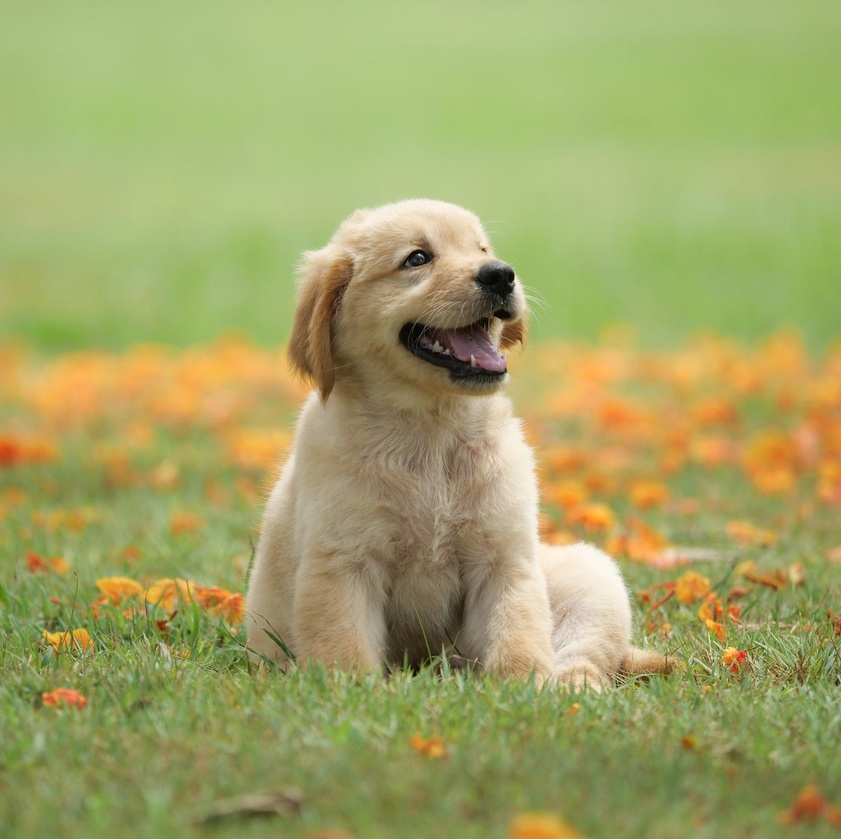
#> input picture lab-session/03-edge-and-region/data/dog1.jpg, 841 x 839 px, shrunk from 1200 x 1197 before the run
$ python 01_sobel_canny_log.py   (older library calls are emulated)
#> lines starting #> are read from the running program, lines starting #| are printed output that depends on the picture; after the words box and inside, x2 and y2 are one past the last pixel; in counts of white or black regions, pixels touching at a corner belong together
from pathlib import Path
import sys

import cv2
import numpy as np


BASE_DIR = Path(__file__).resolve().parents[1]
DATA_DIR = BASE_DIR / "data"
OUTPUT_DIR = BASE_DIR / "outputs"
OUTPUT_DIR.mkdir(exist_ok=True)


def main() -> None:
    image_path = DATA_DIR / "dog1.jpg"
    gray = cv2.imread(str(image_path), cv2.IMREAD_GRAYSCALE)
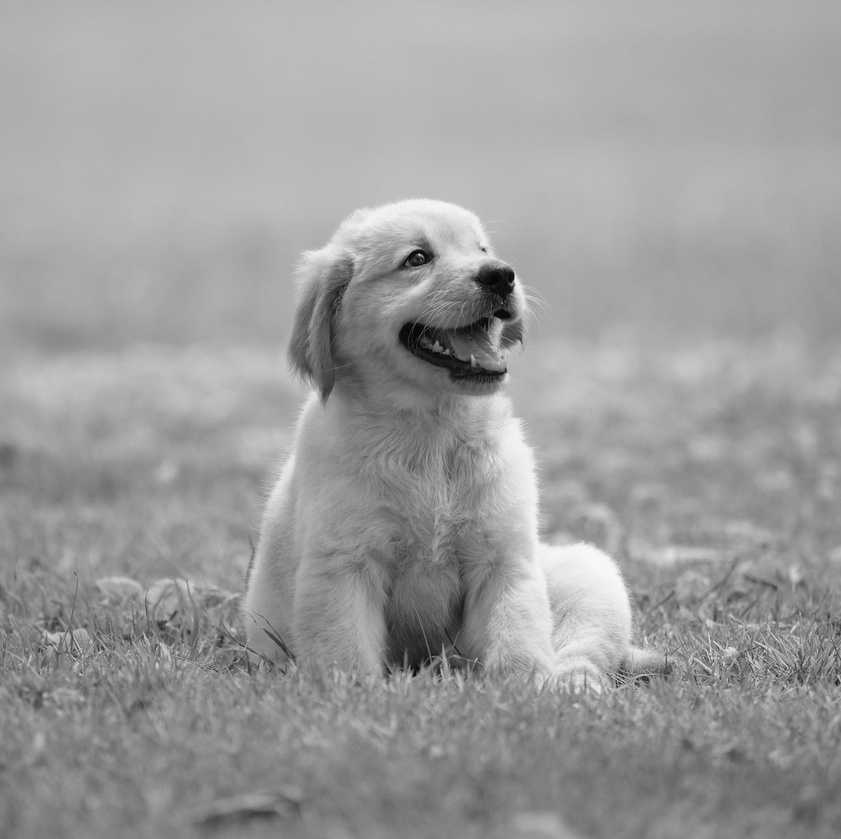
#> gray: shape (839, 841); min 0, max 250, mean 156.5

    if gray is None:
        sys.exit(f"Could not open image: {image_path}")

    grad_x = cv2.Sobel(gray, cv2.CV_32F, 1, 0, ksize=3)
    grad_y = cv2.Sobel(gray, cv2.CV_32F, 0, 1, ksize=3)
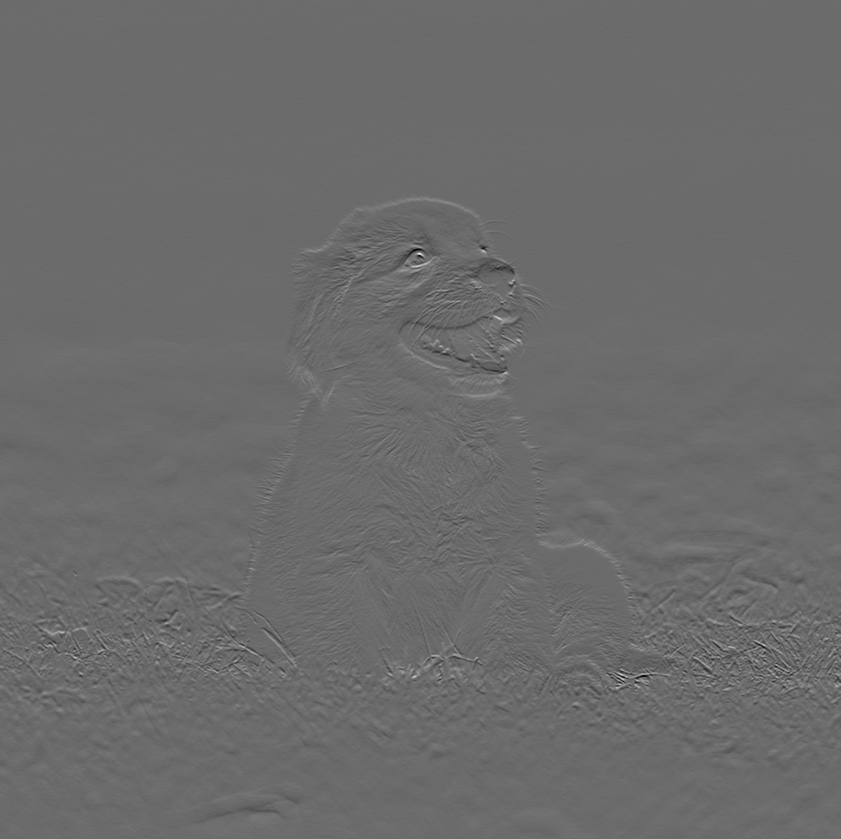
#> grad_y: shape (839, 841) float32; min -556, max 762, mean -0.5; drawn with min black and max white
    sobel_x = cv2.convertScaleAbs(grad_x)
    sobel_y = cv2.convertScaleAbs(grad_y)
    sobel_mag = cv2.addWeighted(sobel_x, 0.5, sobel_y, 0.5, 0)
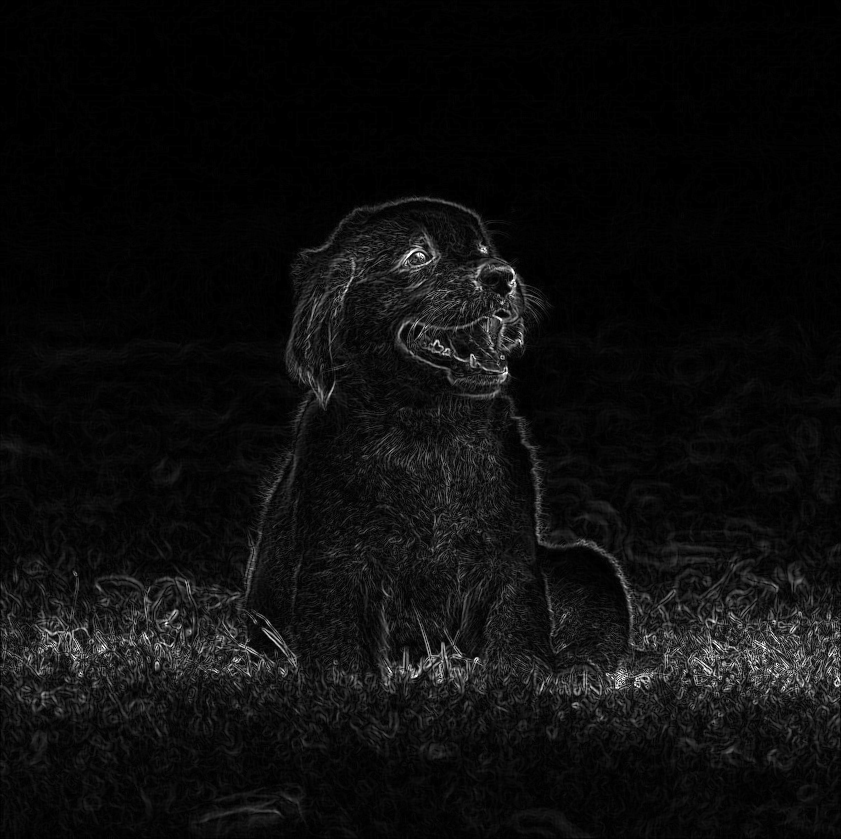
#> sobel_mag: shape (839, 841); min 0, max 255, mean 13.5

    canny = cv2.Canny(gray, 100, 200)
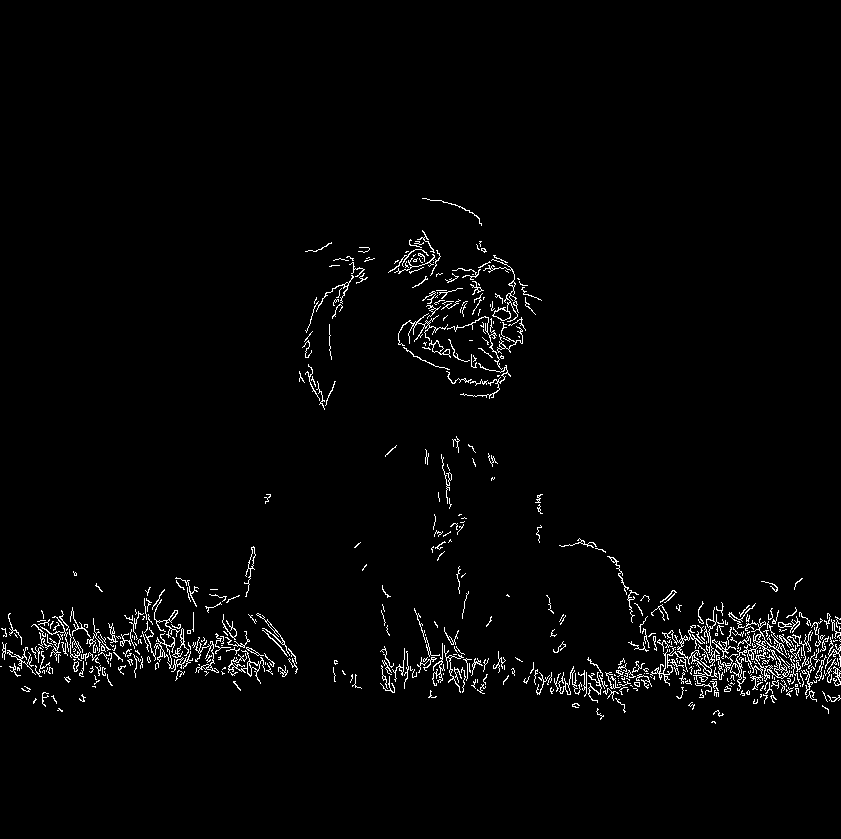
#> canny: shape (839, 841); 2.2% white in thin lines or dots, all inside (x1, y1, x2, y2) = (0, 198, 841, 724)

    blurred = cv2.GaussianBlur(gray, (3, 3), 0.1)
    log = cv2.Laplacian(blurred, cv2.CV_64F)
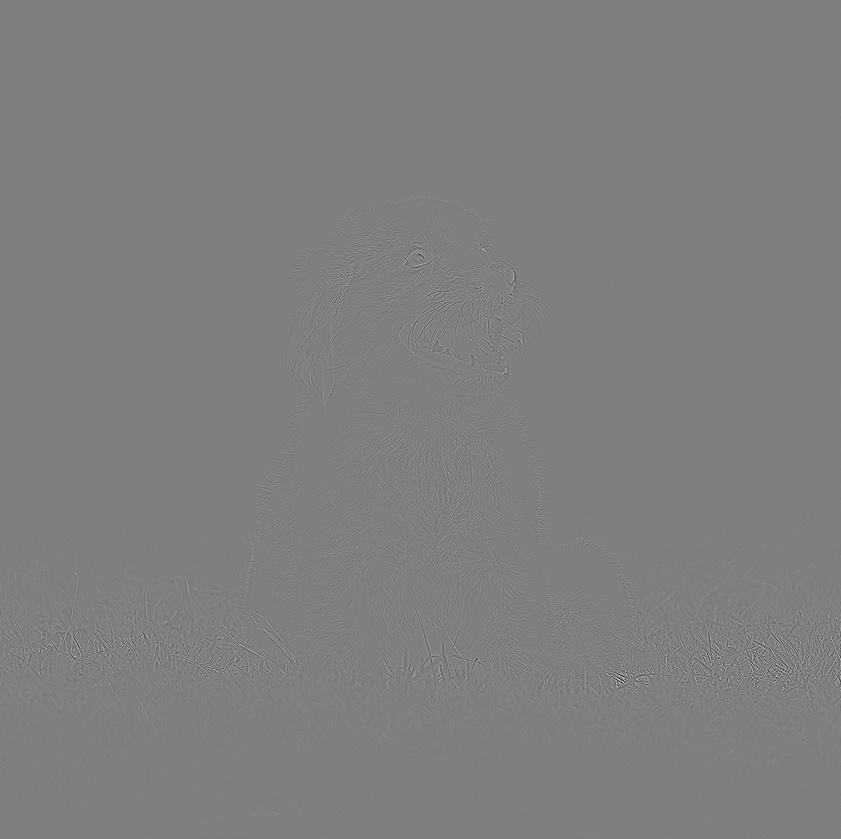
#> log: shape (839, 841) float64; min -416, max 415, mean 0; drawn with min black and max white
    log = np.uint8(np.absolute(log))
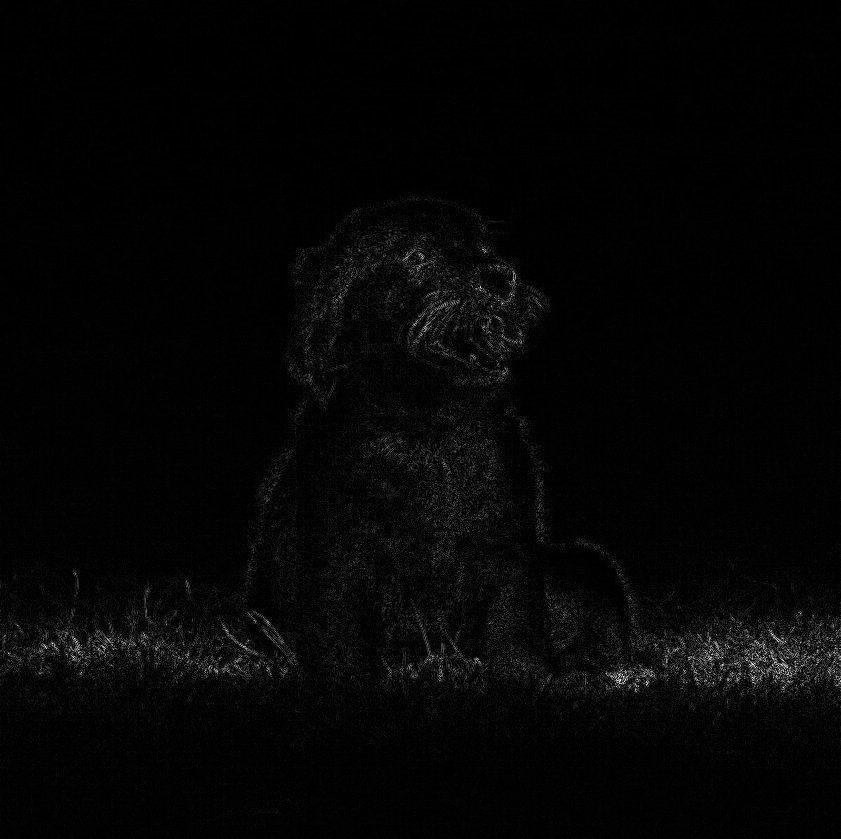
#> log: shape (839, 841); min 0, max 248, mean 5.2

    canvas = np.hstack([gray, sobel_mag, canny, log])
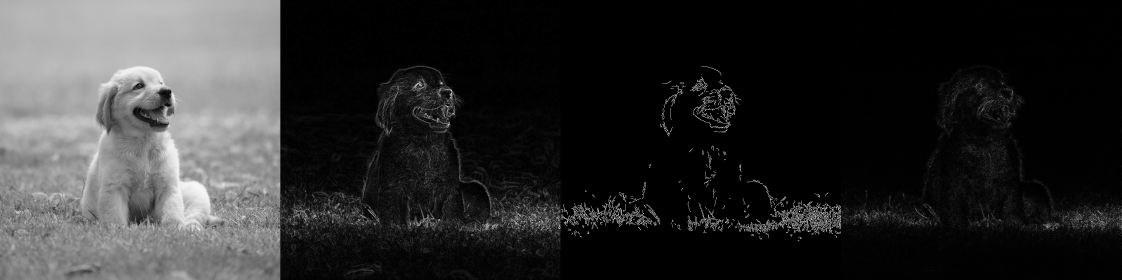
#> canvas: shape (839, 3364) (shown at 1/3 size); min 0, max 255, mean 45.2
    output_path = OUTPUT_DIR / "edge_comparison.png"
    cv2.imwrite(str(output_path), canvas)

    cv2.imshow("Gray | Sobel | Canny | LoG", canvas)
    cv2.waitKey(0)
    cv2.destroyAllWindows()
    print(f"Saved edge comparison to: {output_path}")


if __name__ == "__main__":
    main()
